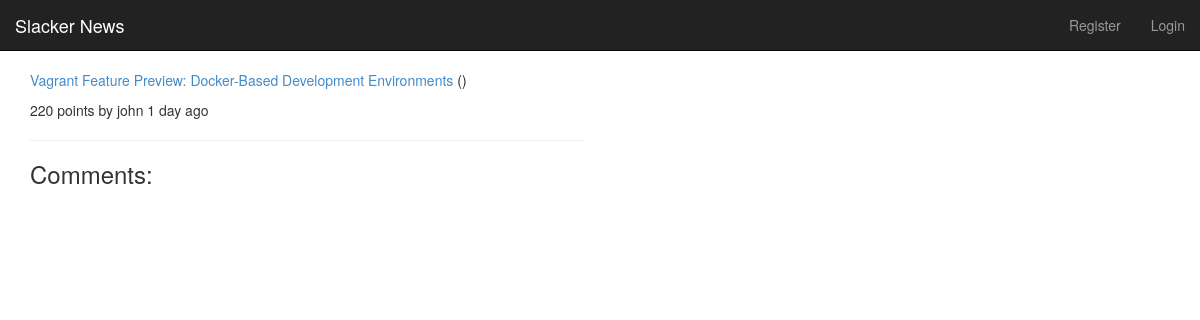
/story/6/, run on an earlier commit of the app's database.
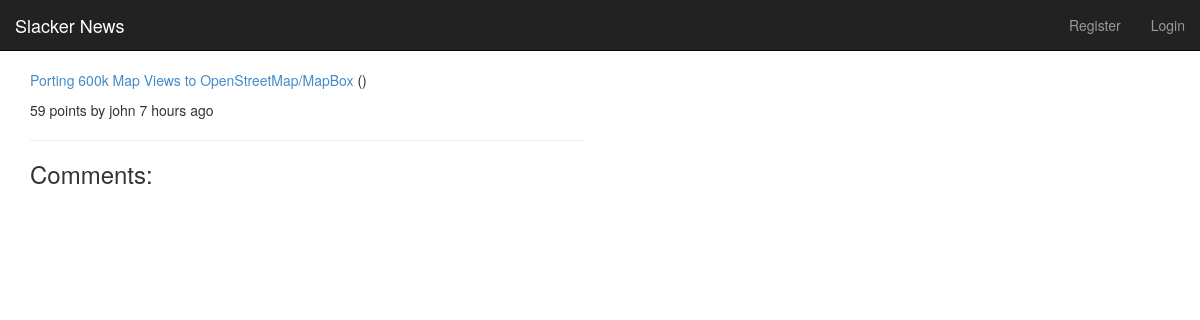
And on a later commit of the database.
### stories/models.py (models this page shows, shortened)
class Story(models.Model):
	title = models.CharField(max_length=200)
	description = models.TextField()
	url = models.URLField()
	points = models.IntegerField(default=1)
	moderator = models.ForeignKey(User, related_name='moderated_stories')
	voters = models.ManyToManyField(User, related_name='liked_stories')
	created_at = models.DateTimeField(auto_now_add=True)
	updated_at = models.DateTimeField(auto_now=True)
	@property
	def domain(self):
		return urlparse(self.url).netloc
	class Meta:
		verbose_name_plural = "Stories"

### stories/views.py (the view)
# urls.py: url(r'^story/(?P<story_id>\d+)/$', views.story_detail, name='story_detail'),
def story_detail(request, story_id):
	context_dict = {}
	context_dict['user'] = request.user
	story = get_object_or_404(Story, pk=story_id)
	context_dict['story'] = story
	return render(request, 'hackernews/detail.html', context_dict)

### stories/templatetags/story_extras.py (called while the page is built)
@register.filter(name='age')
def age(created_at):
	now = datetime.utcnow().replace(tzinfo=utc)
	age_in_minutes = int((now - created_at).total_seconds())/60
	if age_in_minutes < 60:
		value = age_in_minutes
		precision = 'minute'
	elif age_in_minutes < (60*24):
		value = age_in_minutes//60
		precision = 'hour'
	else:
		value = age_in_minutes//(60*24)
		precision = 'day'
	age_string = '%d %s%s ago' % (value, precision, ('s' if value > 1 else ''))
	return age_string

### templates/hackernews/detail.html (shortened to what this page needs)
{% extends 'hackernews/base.html' %}
{% load story_extras %}
{% load static %}
{% block content %}
<p>
<a href="{{ story.url }}">{{ story.title }}</a><span class="domain"> ({{ story.domain }})</span>
</p>
<p>
{{ story.points }} points by {{ story.moderator.username }} {{ story.created_at|age }}
</p>
<hr/>
<h3>Comments:</h3>
{% endblock content %}

### templates/hackernews/base.html (shortened to what this page needs)
{% load static %}
<!DOCTYPE html>
<html lang="en">
	<head>
		<link href="{% static 'css/bootstrap.min.css' %}" rel="stylesheet">
		<link href="{% static 'css/bootstrap-fluid-adj.css' %}" rel="stylesheet">
	</head>
	<body>
    <div class="navbar navbar-inverse navbar-fixed-top" role="navigation">
      <div class="container-fluid">
        <div class="navbar-header">
          <a class="navbar-brand" href="/">Slacker News</a>
        </div>
        <div class="navbar-collapse collapse">
          <ul class="nav navbar-nav navbar-right">
			{% if user.is_authenticated %}
				<li class="navbar-text">Welcome, {{ user.username }}</li>
				<li><a href="{% url 'logout' %}">logout</a></li>
				<li><a href="{% url 'story' %}">Add Story</a></li>
			{% else %}
				<li><a href="{% url 'register' %}">Register</a></li>
				<li><a href="{% url 'login' %}">Login</a></li>
			{% endif %}
          </ul>
        </div>
      </div>
    </div>
		<div class="container-fluid">
    		<div class="row-fluid">
				<div class="col-lg-6">
					{% block content %}
					{% endblock %}
				</div>
			</div>
		</div>
	</body>
</html>

What changed in the data, as far as the page shows it:
changed Story "john": title "Vagrant Feature Preview: Docker-Based Development Environments" → "Porting 600k Map Views to OpenStreetMap/MapBox"; points "220" → "59"; created_at|age "1 day ago" → "7 hours ago"
